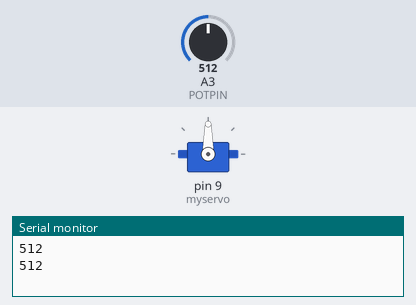
Recording of a sketch running on a simulated Arduino Uno, built with avr-gcc and run on an emulated ATmega328P. Shown: servo, the last lines printed to the serial monitor. Inputs (shaded band) come from the test bench; at power-on: A3 (POTPIN) = 512.

Above: at 1.3 s.
1.4 s: A3 (POTPIN) set to 716
At 2.6 s:
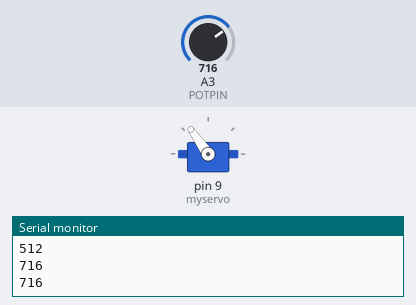
3.0 s: A3 (POTPIN) set to 900
At 3.8 s:
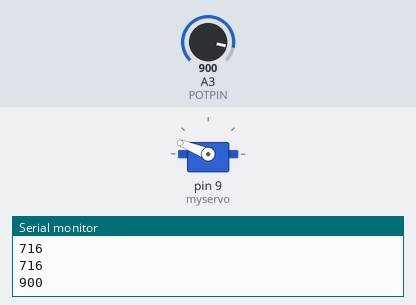
4.5 s: A3 (POTPIN) set to 1023
At 5.0 s:
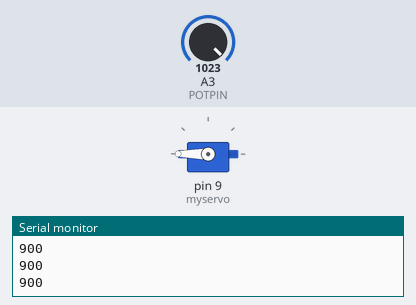
6.0 s: A3 (POTPIN) set to 306
At 7.2 s:
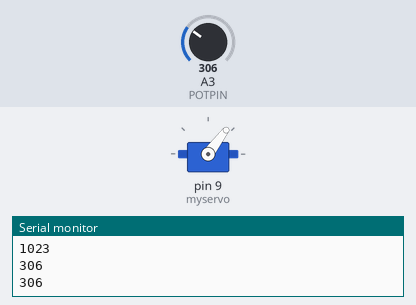
7.5 s: A3 (POTPIN) set to 122
At 8.5 s:
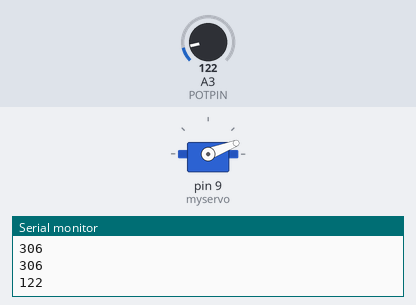
9.0 s: A3 (POTPIN) set to 0
At 9.7 s:
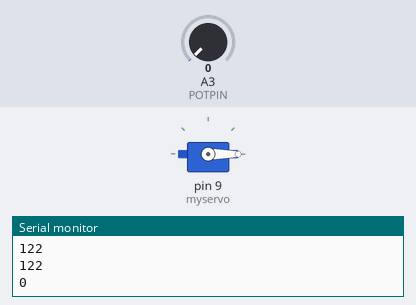
Timing chart, 0 to 11.5 s (numbered marks = the images above; inputs shaded):
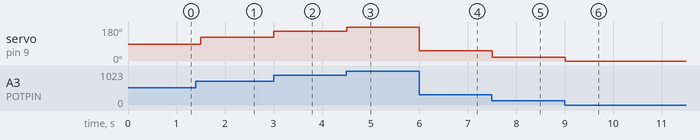

Measured:
- after the input at 1.4 s, servo on pin 9 (myservo): 90° → 125° after 0.10 s
- after the input at 3.0 s, servo on pin 9 (myservo): 125° → 158° at once
- after the input at 4.5 s, servo on pin 9 (myservo): 158° → 180° at once
- after the input at 6.0 s, servo on pin 9 (myservo): 180° → 53° at once
- after the input at 7.5 s, servo on pin 9 (myservo): 53° → 21° at once
- after the input at 9.0 s, servo on pin 9 (myservo): 21° → 0° at once

The sketch:

ServoMotorControl.ino
```cpp
#include<Servo.h>
#define POTPIN A3
Servo myservo;
void setup() {
  myservo.attach(9);
  pinMode(POTPIN, INPUT);
  Serial.begin(9600);
}

void loop() {
  int val = analogRead(POTPIN);
  int servoValue = map(val, 0 , 1023, 0, 180);
  myservo.write(servoValue);
  delay(500);
  Serial.println(val);
}
```
